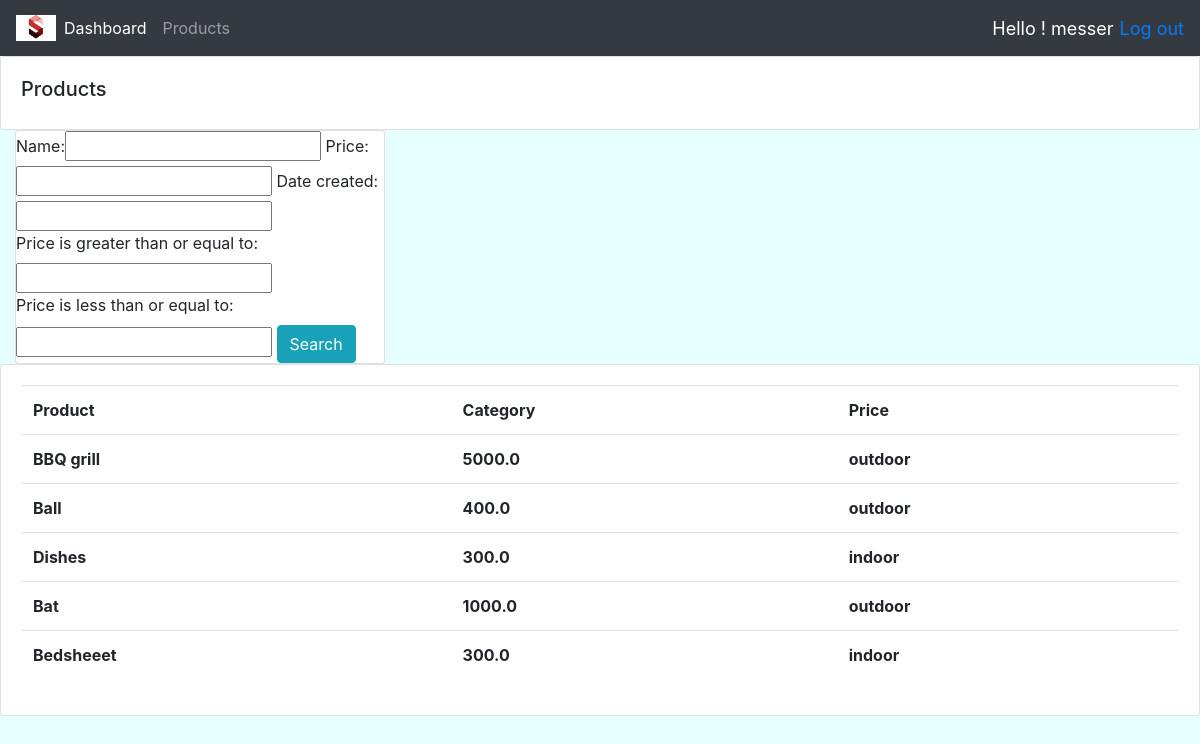
/products (signed in), run on the app's committed database.
### project/models.py (models this page shows, shortened)
class Product(models.Model):
    name= models.CharField(max_length=200 ,null=True)
    price = models.FloatField()
    category = models.CharField(max_length=200,choices=CATEGORY_CHOICES)
    description = models.CharField(max_length=500 ,blank=True)
    date_created = models.DateTimeField(auto_now_add=True)
    tags = models.ManyToManyField(Tag)

### project/decorators.py (the view)
        def wrapper_func(request,*args,**kwargs):
            group= None
            if request.user.groups.exists():
                group = request.user.groups.all()[0].name
            if group == "customer" :
                return redirect("user")
            if group == 'admin':
                return view_func(request,*args,*kwargs)
            else:
                return HttpResponse("You are not Approved for this Page")

### project/views.py (called while the page is built)
@login_required(login_url="login")
@admin_only
def products(request):
    products=Product.objects.all()
    myFilter = ProductFilter(request.GET,queryset=products)
    products = myFilter.qs
    context = {
        "products":products,
        "myFilter":myFilter
    }
    return render(request,"project/products.html",context)

### project/templates/project/products.html (shortened to what this page needs)
{% extends "project/base.html" %}
{% block body %}
    <div class="row">
        <div class="col-md">
            <div class="card card-body">
                <h5>Products</h5>
            </div>
            <div class="col-4">
                <div class="card card-row">
                     <form method = get>
                    {{ myFilter.form}}
                    <input type="submit" value="Search" class="btn btn-info">
                </form>
                </div>
            </div>
            <div class="card card-body">
                <table class="table">
                    <tr>
                        <th>Product</th>
                        <th>Category</th>
                        <th>Price</th>
                    {% for product in products %}
                    <tr>
                        <th>{{product.name}}</th>
                        <th>{{product.price}}</th>
                        <th>{{product.category}}</th>
                    </tr>
                    {% endfor %}
                </table>
            </div>
        </div>
    </div>
{% endblock %}

### project/templates/project/base.html (shortened to what this page needs)
<!doctype html>
<html lang="en">
<head>
    <link href="https://cdn.jsdelivr.net/npm/bootstrap@4.5.3/dist/css/bootstrap.min.css"
 rel="stylesheet">
    {% load static %}
    <link rel="stylesheet" type="text/css" href="{% static '/css/main.css' %}">
</head>
<body>
<header>
    {% load static %}
    <nav class="navbar navbar-expand-lg navbar-dark bg-dark">
        <img style="width:40px;" src="{% static 'images/logo.jpg' %}">
        <div class="collapse navbar-collapse" id="navbarNav">
            <ul class="navbar-nav">
                {% if request.user.is_staff %}
                <li class="nav-item active">
                    <a class="nav-link" href="{% url 'home' %}">Dashboard</a>
                </li>
                <li class="nav-item">
                    <a class="nav-link" href="{% url 'products' %}">Products</a>
                </li>
                {% else %}
                 <li class="nav-item">
                    <a class="nav-link" href="{% url 'account' %}">Account</a>
                </li>
                {% endif %}
            </ul>
        </div>
        <span style="color:white;font-size :18px;margin:6px">Hello ! {{ request.user }}</span>
        <span style="color:white ;font-size :18px"><a href="{% url 'logout' %}">Log out</a></span>
    </nav>
</header>
{% block body %}
{% endblock %}
</body>
</html>

### static/css/main.css (style rules this page uses)
body { background-color : #e6ffff ; }

### data on the page
Product: name "BBQ grill", price "5000.0", category "outdoor"
Product: name "Ball", price "400.0", category "outdoor"
Product: name "Dishes", price "300.0", category "indoor"
Product: name "Bat", price "1000.0", category "outdoor"
Product: name "Bedsheeet", price "300.0", category "indoor"

### other printed values
{{ request.user }} "messer"
